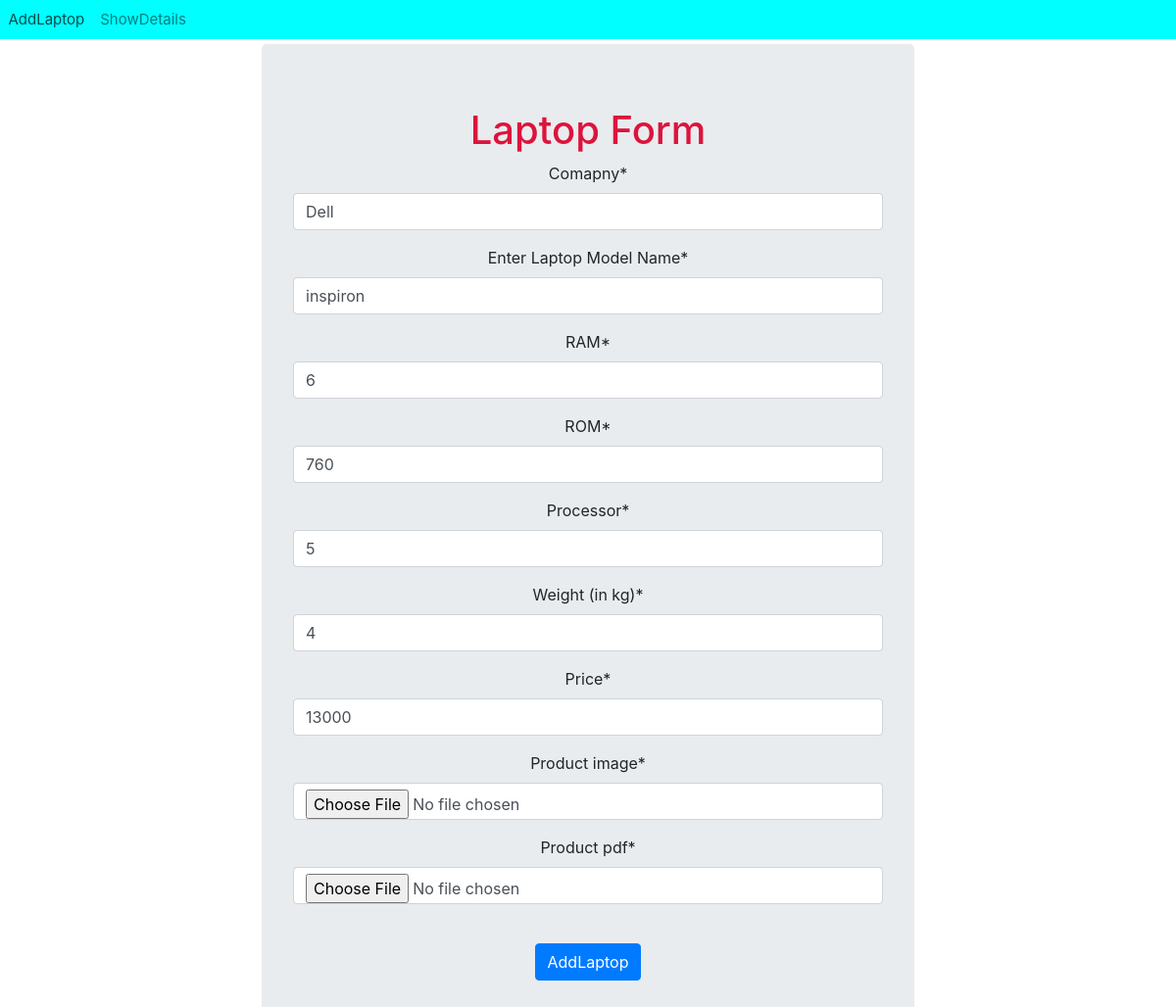
The app's page /laptop/update/1/ with its own data.
### LaptopApp/models.py (models this page shows, shortened)
class Laptop(models.Model):
    comapny=models.CharField(max_length=50)
    model_name=models.CharField(max_length=50)
    ram=models.IntegerField()
    rom=models.IntegerField()
    processor=models.CharField(max_length=40)
    weight=models.IntegerField()
    product_image=models.ImageField(upload_to='Images/')
    product_pdf=models.FileField(upload_to='Files/')
    price=models.IntegerField()

### LaptopApp/views.py (the view, shortened to what this page needs)
# urls.py: path('update/<int:i>/',views.LaptopUpdate.as_view(),name='update'),
class LaptopUpdate(View):
    def get(self,request,i):
        laptop = Laptop.objects.get(id=i)
        form = LaptopModelForm(instance=laptop)
        template_name = 'LaptopApp/addlaptop.html'
        context = {'form':form}
        return render(request, template_name, context)

### LaptopApp/forms.py (shortened to what this page needs)
class LaptopModelForm(forms.ModelForm):
    class Meta:
        model = Laptop
        fields = ['comapny','model_name','ram','rom','processor','weight','price','product_image','product_pdf']
        labels = {
            'company':'Enter Company Name',
            'model_name':'Enter Laptop Model Name',
            'ram':'RAM',
            'rom':'ROM',
            'weight':'Weight (in kg)'
        }
        widgets = {
            'ram':forms.TextInput(attrs={'placeholder':'in GB'}),
            'rom':forms.TextInput(attrs={'placeholder':'in GB'}),
        }

### template/LaptopApp/addlaptop.html (shortened to what this page needs)
{% extends "layout.html" %}
{% load crispy_forms_tags %}
{% block content %}
    <div class="container">
        <form method="post" enctype="multipart/form-data" class="jumbotron " style="margin:auto;width:60%;text-align:center;">
            <h1 style="text-align:center;color:crimson">Laptop Form</h1>
            {{form | crispy}}
            <br>
            <input type="submit" value="AddLaptop" class="btn btn-primary " style="text-align:center;">
        </form>
    </div>
{% endblock %}

### records on screen
Laptop: comapny "Dell", model_name "inspiron", ram "6", rom "760", processor "5", weight "4", price "13000"
